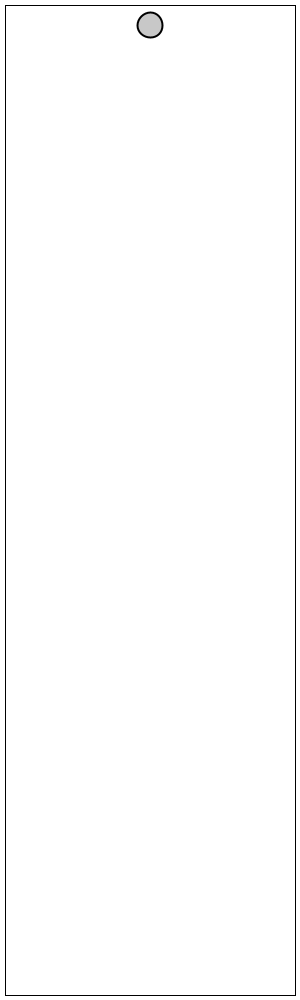
Frame 1 (no input)
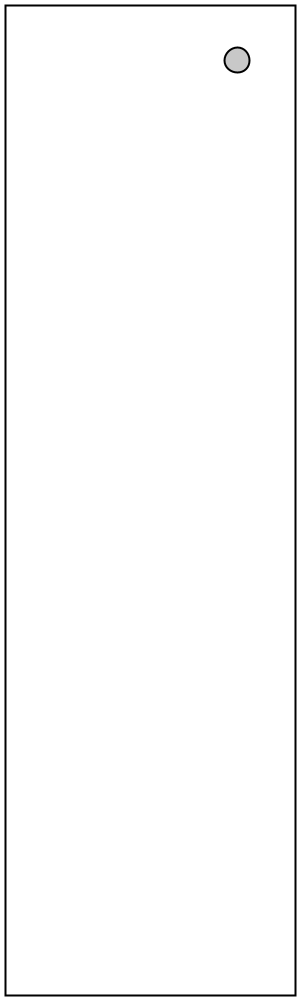
Frame 60 (the mouse pressed at the canvas centre just before this capture)
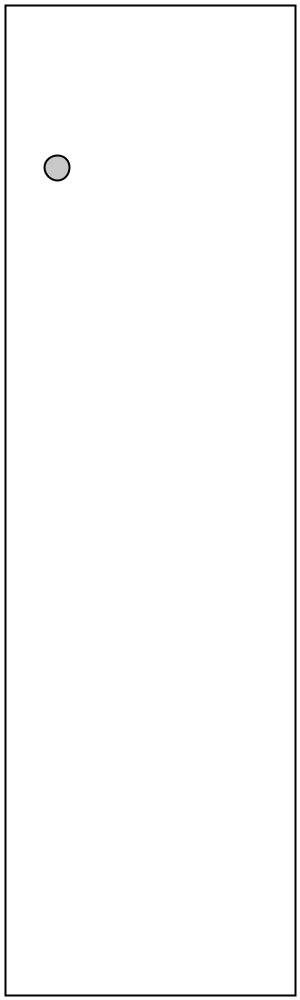
Frame 120 (the mouse held since frame 60 and released just before this capture)

The Processing sketch that drew these frames (run headless with seeded random() and noise(); from frame 60 on, the mouse is pressed at the canvas centre):

// Processing sketch: Dummy_Mass
// ── Dummy_Mass.pde
Mass mass;

void setup() {
  //fullScreen();
  size(300, 1000);
  frameRate(60);
  background(255);

  mass = new Mass();
}


void draw() { 
  background(255);

  noFill();
  stroke(0);
  rect(5, 5, width - 10, height - 10);

  mass.display();
  mass.motion();
  mass.window();
}

// ── Mass.pde

class Mass {

  PVector loc, vel, acc;

  Mass() {
    loc = new PVector(width/2, 25);
    vel = new PVector(3, 0);
    acc = new PVector(0, 0.02);
  }

  void display() {
    strokeWeight(2);
    stroke(0);
    fill(200);
    ellipse(loc.x, loc.y, 25, 25);
  }

  void motion() {
    vel.add(acc);
    loc.add(vel);
  }

  void window() {
    if ( loc.x > width - 20 || loc.x < 20 ) 
      vel.x = -vel.x; 
    if ( loc.y > height - 21) 
      vel.y = -vel.y * 0.8;
    if ( loc.y > height - 17) 
      acc.y = 0;
  }
}
